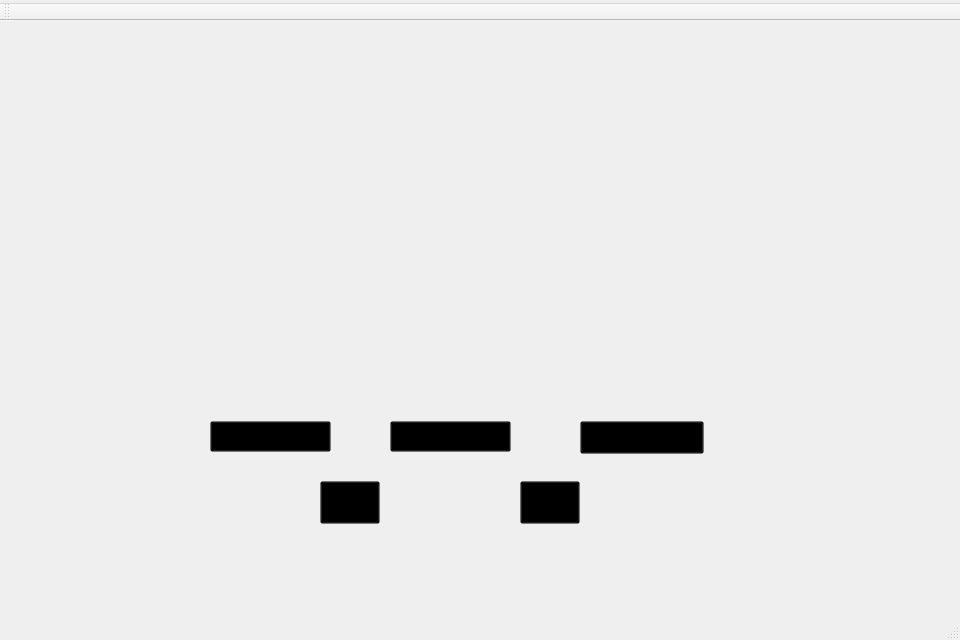
<?xml version="1.0" encoding="UTF-8"?>
<ui version="4.0">
 <class>MainWindow</class>
 <widget class="QMainWindow" name="MainWindow">
  <property name="geometry">
   <rect>
    <x>0</x>
    <y>0</y>
    <width>960</width>
    <height>640</height>
   </rect>
  </property>
  <property name="mouseTracking">
   <bool>false</bool>
  </property>
  <property name="windowTitle">
   <string>五子棋</string>
  </property>
  <property name="windowIcon">
   <iconset resource="res.qrc">
    <normaloff>:/images/res/ICON.ico</normaloff>:/images/res/ICON.ico</iconset>
  </property>
  <property name="inputMethodHints">
   <set>Qt::ImhNone</set>
  </property>
  <widget class="QWidget" name="centralWidget">
   <widget class="QLabel" name="label">
    <property name="geometry">
     <rect>
      <x>0</x>
      <y>0</y>
      <width>960</width>
      <height>640</height>
     </rect>
    </property>
    <property name="font">
     <font>
      <family>Adobe Arabic</family>
      <pointsize>20</pointsize>
      <weight>75</weight>
      <italic>false</italic>
      <bold>true</bold>
      <underline>false</underline>
      <strikeout>false</strikeout>
     </font>
    </property>
    <property name="styleSheet">
     <string notr="true">background-image: url(:/images/res/mainmenu.png);</string>
    </property>
    <property name="frameShape">
     <enum>QFrame::NoFrame</enum>
    </property>
    <property name="frameShadow">
     <enum>QFrame::Plain</enum>
    </property>
    <property name="lineWidth">
     <number>1</number>
    </property>
    <property name="text">
     <string/>
    </property>
    <property name="alignment">
     <set>Qt::AlignCenter</set>
    </property>
   </widget>
   <widget class="QPushButton" name="BtnDoubleGame">
    <property name="geometry">
     <rect>
      <x>210</x>
      <y>400</y>
      <width>121</width>
      <height>31</height>
     </rect>
    </property>
    <property name="styleSheet">
     <string notr="true">QPushButton{background:transparent no-repeat;
background-image:url(:/images/res/doubleButton.png);}
QPushButton:hover{background:transparent no-repeat;
background-image:url(:/images/res/doubleButton_h.png);
}</string>
    </property>
    <property name="text">
     <string/>
    </property>
   </widget>
   <widget class="QPushButton" name="BtnManMachine">
    <property name="geometry">
     <rect>
      <x>390</x>
      <y>400</y>
      <width>121</width>
      <height>31</height>
     </rect>
    </property>
    <property name="styleSheet">
     <string notr="true">QPushButton{background:transparent no-repeat;
background-image:url(:/images/res/singleButton.png);}
QPushButton:hover{background:transparent no-repeat;
background-image:url(:/images/res/singleButton_h.png);
}</string>
    </property>
    <property name="text">
     <string/>
    </property>
   </widget>
   <widget class="QPushButton" name="BtnOnline">
    <property name="geometry">
     <rect>
      <x>580</x>
      <y>400</y>
      <width>124</width>
      <height>33</height>
     </rect>
    </property>
    <property name="styleSheet">
     <string notr="true">QPushButton{background:transparent no-repeat;
background-image:url(:/images/res/netButton.png);}
QPushButton:hover{background:transparent no-repeat;
background-image:url(:/images/res/netButton_h.png);
}</string>
    </property>
    <property name="text">
     <string/>
    </property>
   </widget>
   <widget class="QPushButton" name="BtnExit">
    <property name="geometry">
     <rect>
      <x>320</x>
      <y>460</y>
      <width>60</width>
      <height>43</height>
     </rect>
    </property>
    <property name="styleSheet">
     <string notr="true">QPushButton{background:transparent no-repeat;
background-image:url(:/images/res/exitButton.png);}
QPushButton:hover{background:transparent no-repeat;
background-image:url(:/images/res/exitButton_h.png);
}</string>
    </property>
    <property name="text">
     <string/>
    </property>
   </widget>
   <widget class="QPushButton" name="BtnHelp">
    <property name="geometry">
     <rect>
      <x>520</x>
      <y>460</y>
      <width>60</width>
      <height>43</height>
     </rect>
    </property>
    <property name="styleSheet">
     <string notr="true">QPushButton{background:transparent no-repeat;
background-image:url(:/images/res/helpButton.png);}
QPushButton:hover{background:transparent no-repeat;
background-image:url(:/images/res/helpButton_h.png);
}</string>
    </property>
    <property name="text">
     <string/>
    </property>
   </widget>
  </widget>
  <widget class="QMenuBar" name="menuBar">
   <property name="geometry">
    <rect>
     <x>0</x>
     <y>0</y>
     <width>960</width>
     <height>23</height>
    </rect>
   </property>
   <widget class="QMenu" name="menu">
    <property name="title">
     <string/>
    </property>
   </widget>
   <addaction name="menu"/>
  </widget>
  <widget class="QToolBar" name="mainToolBar">
   <attribute name="toolBarArea">
    <enum>TopToolBarArea</enum>
   </attribute>
   <attribute name="toolBarBreak">
    <bool>false</bool>
   </attribute>
  </widget>
  <widget class="QStatusBar" name="statusBar"/>
 </widget>
 <layoutdefault spacing="6" margin="11"/>
 <resources>
  <include location="res.qrc"/>
 </resources>
 <connections/>
</ui>
